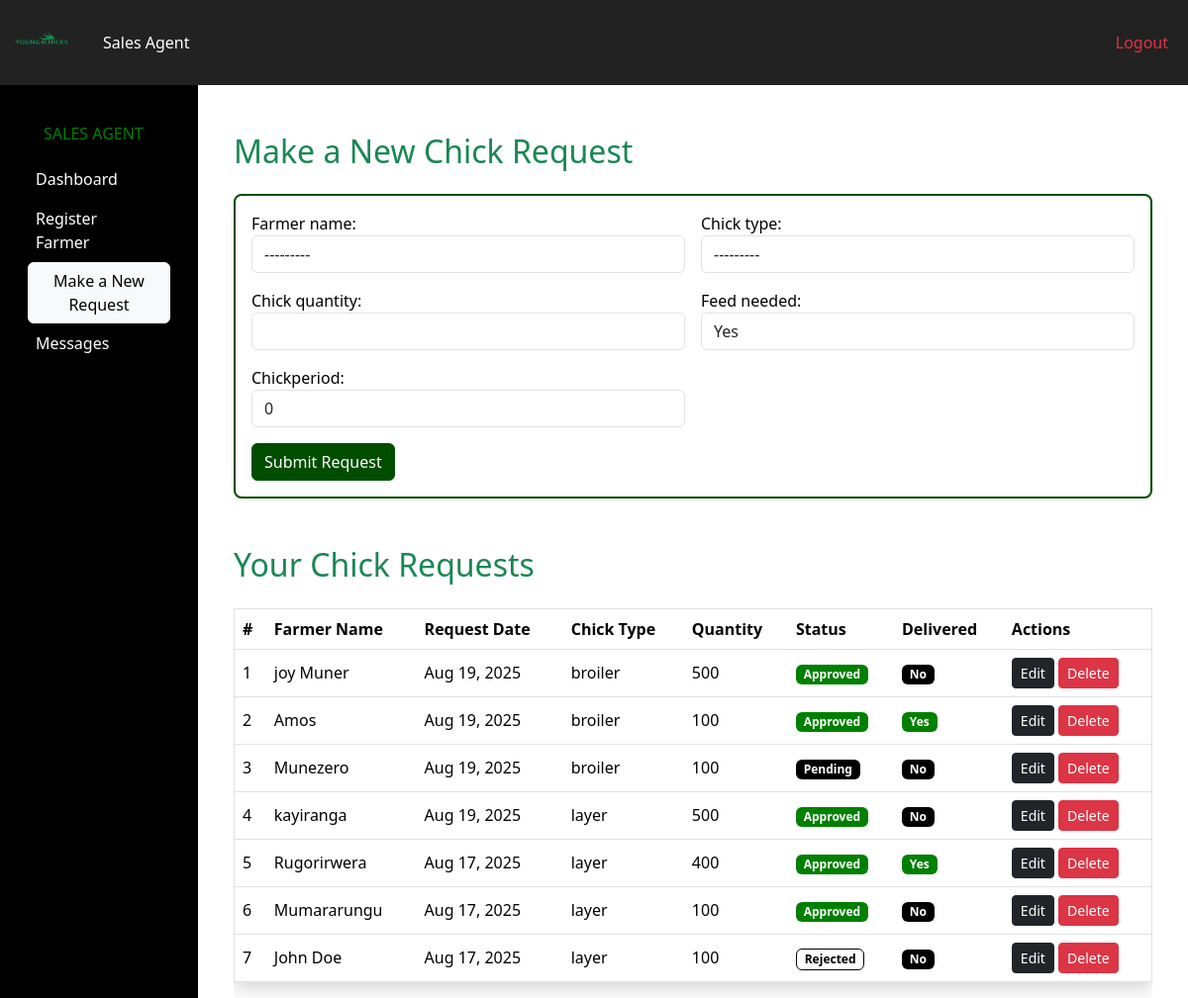
Before: /requests/all/ (signed in) with the older database file.
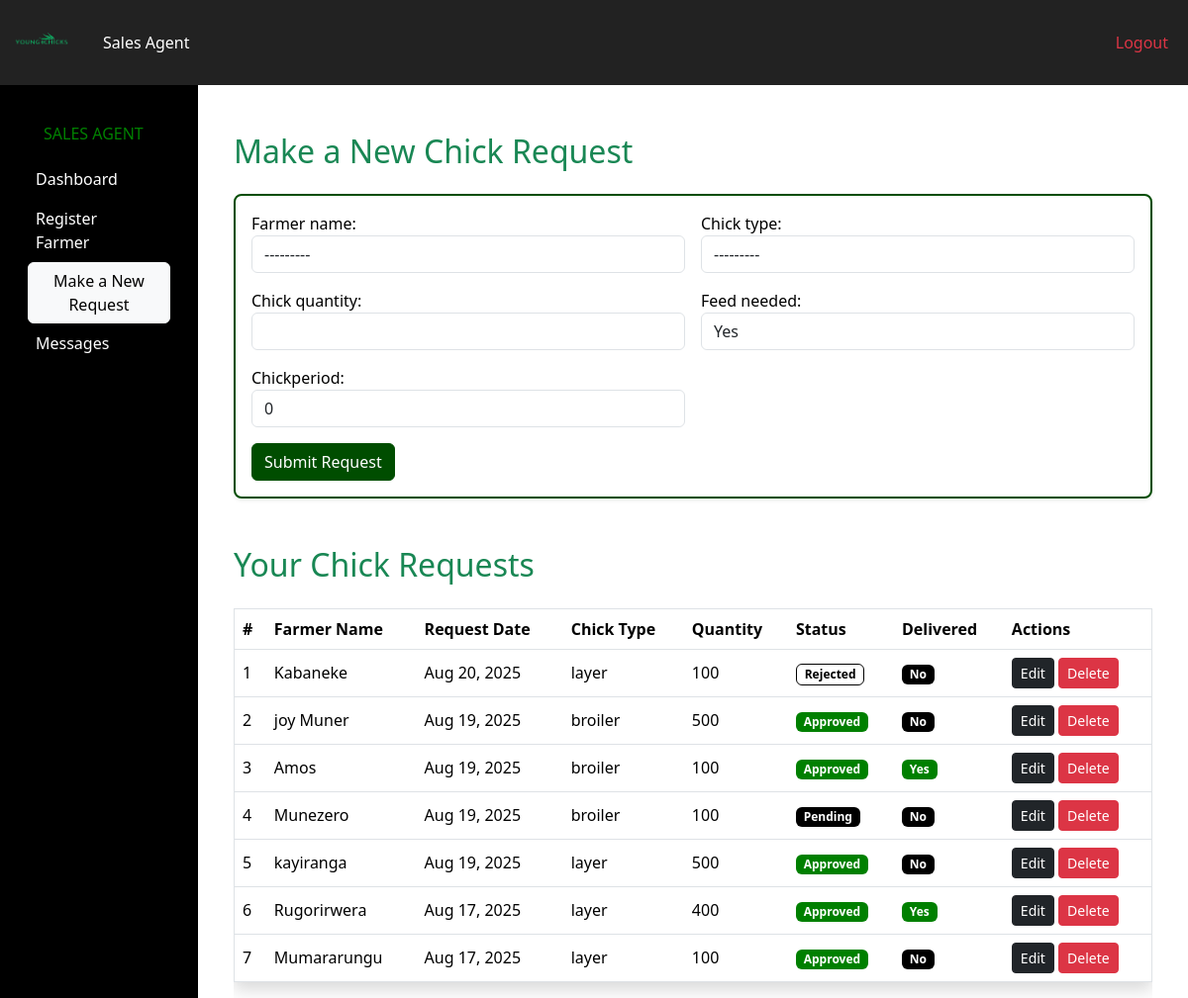
After: the same page with the newer database file.
### pages/models.py (models this page shows, shortened)
class Farmer(models.Model):
    GENDER_CHOICES = [
        ('Male', 'Male'),
        ('Female', 'Female'),
    ]
    FARMER_TYPE_CHOICES = [
        ('Starter', 'Starter'),
        ('Returner', 'Returner'),
    ]
    user = models.OneToOneField(
        settings.AUTH_USER_MODEL,
        on_delete=models.CASCADE,
        related_name='farmer_profile',
        null=True,
        blank=True
    )
    farmer_name = models.CharField(max_length=100)
    farmer_age = models.IntegerField()
    farmer_gender = models.CharField(max_length=10, choices=GENDER_CHOICES)
    farmer_nin = models.CharField(max_length=20)
    farmer_phone_number = models.CharField(max_length=15)
    farmer_type = models.CharField(max_length=50, choices=FARMER_TYPE_CHOICES)
    recomender_name = models.CharField(max_length=100)
    recommender_nin = models.CharField(max_length=20)
    def __str__(self):
        return f"{self.farmer_name} - {self.recomender_name} - {self.farmer_type} - {self.farmer_age}"

class Chickrequest(models.Model):
    CHICK_STATUS = [
        ('pending', 'Pending'),
        ('approved', 'Approved'),
        ('rejected', 'Rejected'),
    ]
    FEED_NEEDED = [
        ('yes', 'Yes'),
        ('no', 'No'),
    ]
    CHICK_DELIVERED = [
        ('yes', 'Yes'),
        ('no', 'No'),
    ]
    farmer_name = models.ForeignKey(Farmer, on_delete=models.SET_NULL, null=True)
    chick_type = models.ForeignKey(ChickType, on_delete=models.SET_NULL, null=True)
    chick_quantity = models.PositiveIntegerField()
    chick_date = models.DateTimeField(auto_now_add=True)
    chick_status = models.CharField(max_length=20, choices=CHICK_STATUS, default='pending')
    feed_needed = models.CharField(max_length=10, choices=FEED_NEEDED)
    chickperiod = models.PositiveIntegerField(default=0)
    chick_delivered = models.CharField(max_length=5, choices=CHICK_DELIVERED, default='no')
    sales_agent = models.ForeignKey(
        settings.AUTH_USER_MODEL,
        on_delete=models.SET_NULL,
        null=True,
        blank=True,
        related_name='sent_requests'
    )

class ChickType(models.Model):
    TYPE_CHOICES = [
        ('broiler', 'Broiler'),
        ('layer', 'Layer'),
    ]
    name = models.CharField(max_length=20, choices=TYPE_CHOICES, unique=True)
    def __str__(self):
        return self.get_name_display()

### pages/views.py (the view)
# urls.py: path('requests/all/', views.record_request, name='record_request'),
@login_required
def record_request(request, id=None):
    if id:
        chick_request = get_object_or_404(Chickrequest, pk=id)
        form = ChickrequestForm(request.POST or None, instance=chick_request)
        if request.method == "POST" and form.is_valid():
            chick_req = form.save(commit=False)
            chick_req.sales_agent = request.user
            chick_req.save()
            messages.success(request, "Request updated successfully.")
            return redirect("record_request_list")
    else:
        form = ChickrequestForm(request.POST or None)  # no hidden farmer
        if request.method == "POST" and form.is_valid():
            chick_req = form.save(commit=False)
            chick_req.sales_agent = request.user
            chick_req.save()
            messages.success(request, "Chick request created successfully.")
            return redirect("record_request_list")
    requests = Chickrequest.objects.filter(sales_agent=request.user).order_by("-chick_date")
    context = {
        "form": form,
        "requests": requests,
    }
    return render(request, "pages/record_request.html", context)

### pages/forms.py (shortened to what this page needs)
class ChickrequestForm(forms.ModelForm):
    class Meta:
        model = Chickrequest
        fields = ['farmer_name', 'chick_type', 'chick_quantity', 'feed_needed', 'chickperiod']
        widgets = {
            'farmer_name': forms.Select(attrs={'class': 'form-control'}),
            'chick_type': forms.Select(attrs={'class': 'form-control'}),
            'chick_quantity': forms.NumberInput(attrs={'class': 'form-control'}),
            'feed_needed': forms.Select(attrs={'class': 'form-control'}),
            'chickperiod': forms.NumberInput(attrs={'class': 'form-control'}),
        }
    def __init__(self, *args, **kwargs):
        self.farmer = kwargs.pop('farmer', None)
        super().__init__(*args, **kwargs)
        self.fields['chick_type'].queryset = ChickType.objects.all()
        self.fields['feed_needed'].choices = [('yes', 'Yes'), ('no', 'No')]
        if self.farmer:
            self.fields['farmer_name'].widget = forms.HiddenInput()
            self.initial['farmer_name'] = self.farmer.id

### pages/templates/pages/record_request.html (shortened to what this page needs)
{% extends 'pages/base.html' %}
{% load static %}
{% block content %}
<div class="container mt-5">
  <h2 class="mb-4 text-success">Make a New Chick Request</h2>
  <div class="card shadow-sm mb-5">
    <div class="card-body">
      <form method="POST">
        <div class="row g-3">
          {% for field in form %}
            <div class="col-md-6">
              {{ field.label_tag }}
              {{ field }}
            </div>
          {% endfor %}
        </div>
        <div class="mt-3">
          <button type="submit" class="btn btn-success">Submit Request</button>
        </div>
      </form>
    </div>
  </div>
  <h2 class="mb-4 text-success">Your Chick Requests</h2>
  <div class="table-responsive">
    <table class="table table-hover align-middle border shadow">
      <thead style="background-color: black; color: white;">
        <tr>
          <th>#</th>
          <th>Farmer Name</th>
          <th>Request Date</th>
          <th>Chick Type</th>
          <th>Quantity</th>
          <th>Status</th>
          <th>Delivered</th>
          <th>Actions</th>
        </tr>
      </thead>
      <tbody>
        {% for req in requests %}
        <tr>
          <td>{{ forloop.counter }}</td>
          <td>{{ req.farmer_name.farmer_name }}</td>
          <td>{{ req.chick_date|date:"M d, Y" }}</td>
          <td>{{ req.chick_type.name }}</td>
          <td>{{ req.chick_quantity }}</td>
          <td>
            {% if req.chick_status == 'approved' %}
              <span class="badge badge-approved">Approved</span>
            {% elif req.chick_status == 'pending' %}
              <span class="badge badge-pending">Pending</span>
            {% elif req.chick_status == 'rejected' %}
              <span class="badge badge-rejected">Rejected</span>
            {% else %}
              <span class="badge bg-secondary">{{ req.chick_status }}</span>
            {% endif %}
          </td>
          <td>
            {% if req.chick_delivered == 'yes' %}
              <span class="badge badge-approved">Yes</span>
            {% else %}
              <span class="badge badge-pending">No</span>
            {% endif %}
          </td>
          <td>
            <a href="{% url 'record_request_edit' req.id %}" class="btn btn-sm btn-dark">Edit</a>
            <a href="{% url 'delete_request' req.id %}" class="btn btn-sm btn-danger"
               onclick="return confirm('Are you sure you want to delete this request?');">Delete</a>
          </td>
        </tr>
        {% empty %}
        <tr>
          <td colspan="8" class="text-center text-muted">You have no chick requests yet.</td>
        </tr>
        {% endfor %}
      </tbody>
    </table>
  </div>
</div>
{% endblock %}

Changed rows visible on the page:
removed Chickrequest: farmer_name.farmer_name "John Doe", chick_date "Aug 17, 2025", chick_type.name "layer", chick_quantity "100", chick_status "Rejected", chick_delivered "No"
added Chickrequest: farmer_name.farmer_name "Kabaneke", chick_date "Aug 20, 2025", chick_type.name "layer", chick_quantity "100", chick_status "Rejected", chick_delivered "No"
